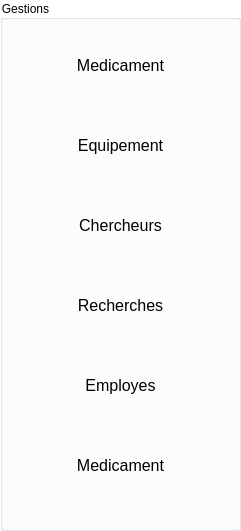
     <widget class="QGroupBox" name="groupBox_5">
      <property name="geometry">
       <rect>
        <x>10</x>
        <y>150</y>
        <width>241</width>
        <height>531</height>
       </rect>
      </property>
      <property name="styleSheet">
       <string notr="true">background:transparent;</string>
      </property>
      <property name="title">
       <string>Gestions</string>
      </property>
      <widget class="QPushButton" name="pushButton">
       <property name="geometry">
        <rect>
         <x>30</x>
         <y>40</y>
         <width>181</width>
         <height>51</height>
        </rect>
       </property>
       <property name="styleSheet">
        <string notr="true">QPushButton
{
color:rgb(0,0,0);
background-image:url(c:/Users/Mahmoud/Desktop/ME/meds/images/background.png);
border-radius:10px;
font-size:16px;
}
QPushButton:hover
{
color:rgb(255,255,255);
background-image:url(c:/Users/Mahmoud/Desktop/background2.png);
border-radius:10px;
background:#808080;
}</string>
       </property>
       <property name="text">
        <string>Medicament</string>
       </property>
      </widget>
      <widget class="QPushButton" name="pushButton_2">
       <property name="geometry">
        <rect>
         <x>30</x>
         <y>120</y>
         <width>181</width>
         <height>51</height>
        </rect>
       </property>
       <property name="styleSheet">
        <string notr="true">QPushButton
{
color:rgb(0,0,0);
background-image:url(c:/Users/Mahmoud/Desktop/ME/meds/images/background.png);
border-radius:10px;
font-size:16px;
}
QPushButton:hover
{
color:rgb(255,255,255);
background-image:url(c:/Users/Mahmoud/Desktop/background2.png);
border-radius:10px;
background:#808080;
}</string>
       </property>
       <property name="text">
        <string>Equipement</string>
       </property>
      </widget>
      <widget class="QPushButton" name="pushButton_3">
       <property name="geometry">
        <rect>
         <x>30</x>
         <y>200</y>
         <width>181</width>
         <height>51</height>
        </rect>
       </property>
       <property name="styleSheet">
        <string notr="true">QPushButton
{
color:rgb(0,0,0);
background-image:url(c:/Users/Mahmoud/Desktop/ME/meds/images/background.png);
border-radius:10px;
font-size:16px;
}
QPushButton:hover
{
color:rgb(255,255,255);
background-image:url(c:/Users/Mahmoud/Desktop/background2.png);
border-radius:10px;
background:#808080;
}</string>
       </property>
       <property name="text">
        <string>Chercheurs</string>
       </property>
      </widget>
      <widget class="QPushButton" name="pushButton_4">
       <property name="geometry">
        <rect>
         <x>30</x>
         <y>440</y>
         <width>181</width>
         <height>51</height>
        </rect>
       </property>
       <property name="styleSheet">
        <string notr="true">QPushButton
{
color:rgb(0,0,0);
background-image:url(c:/Users/Mahmoud/Desktop/ME/meds/images/background.png);
border-radius:10px;
font-size:16px;
}
QPushButton:hover
{
color:rgb(255,255,255);
background-image:url(c:/Users/Mahmoud/Desktop/background2.png);
border-radius:10px;
background:#808080;
}</string>
       </property>
       <property name="text">
        <string>Medicament</string>
       </property>
      </widget>
      <widget class="QPushButton" name="pushButton_5">
       <property name="geometry">
        <rect>
         <x>30</x>
         <y>280</y>
         <width>181</width>
         <height>51</height>
        </rect>
       </property>
       <property name="styleSheet">
        <string notr="true">QPushButton
{
color:rgb(0,0,0);
background-image:url(c:/Users/Mahmoud/Desktop/ME/meds/images/background.png);
border-radius:10px;
font-size:16px;
}
QPushButton:hover
{
color:rgb(255,255,255);
background-image:url(c:/Users/Mahmoud/Desktop/background2.png);
border-radius:10px;
background:#808080;
}</string>
       </property>
       <property name="text">
        <string>Recherches</string>
       </property>
      </widget>
      <widget class="QPushButton" name="pushButton_7">
       <property name="geometry">
        <rect>
         <x>30</x>
         <y>360</y>
         <width>181</width>
         <height>51</height>
        </rect>
       </property>
       <property name="styleSheet">
        <string notr="true">QPushButton
{
color:rgb(0,0,0);
background-image:url(c:/Users/Mahmoud/Desktop/ME/meds/images/background.png);
border-radius:10px;
font-size:16px;
}
QPushButton:hover
{
color:rgb(255,255,255);
background-image:url(c:/Users/Mahmoud/Desktop/background2.png);
border-radius:10px;
background:#808080;
}</string>
       </property>
       <property name="text">
        <string>Employes</string>
       </property>
      </widget>
     </widget>
